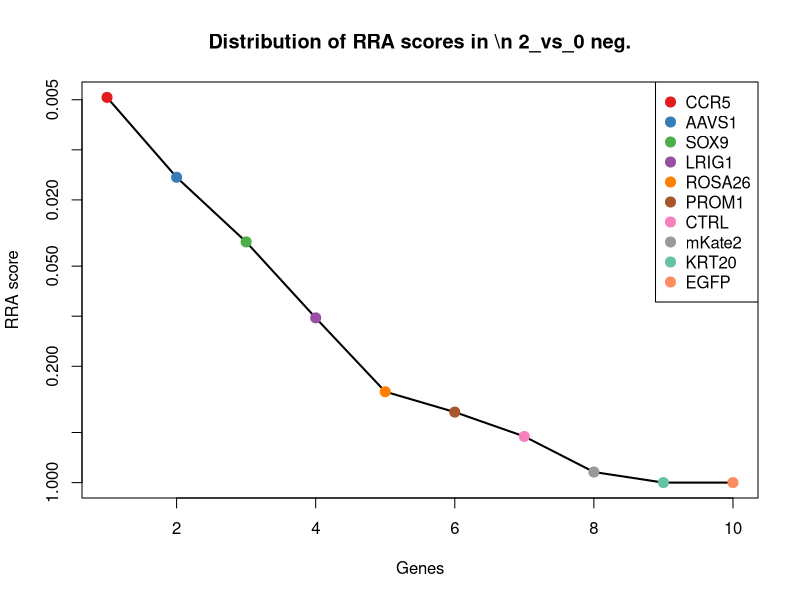
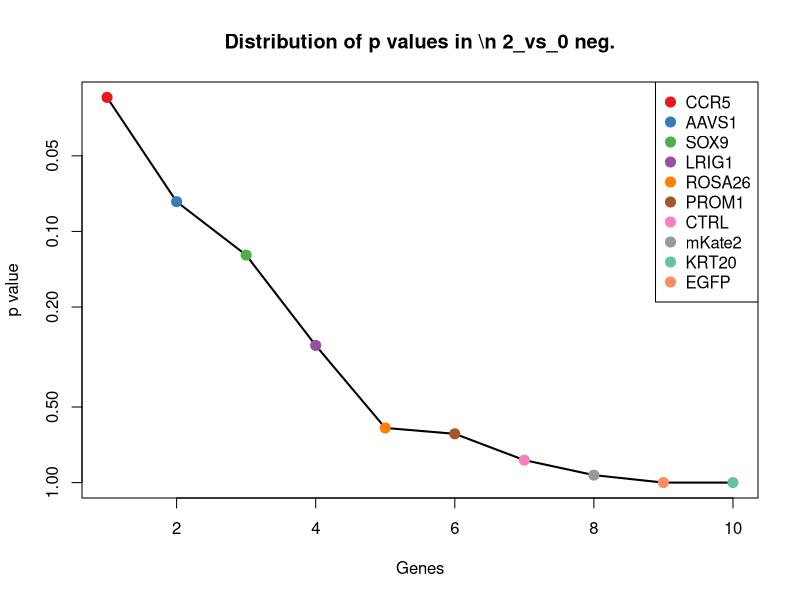
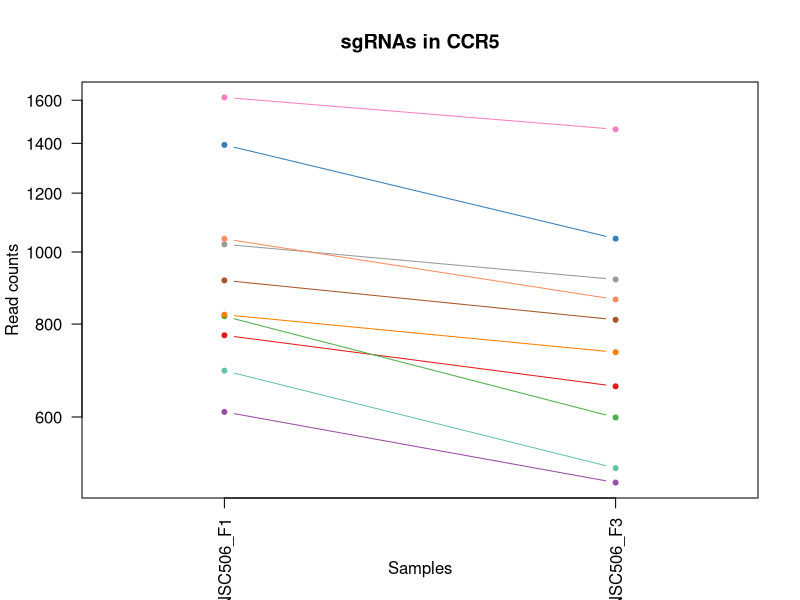
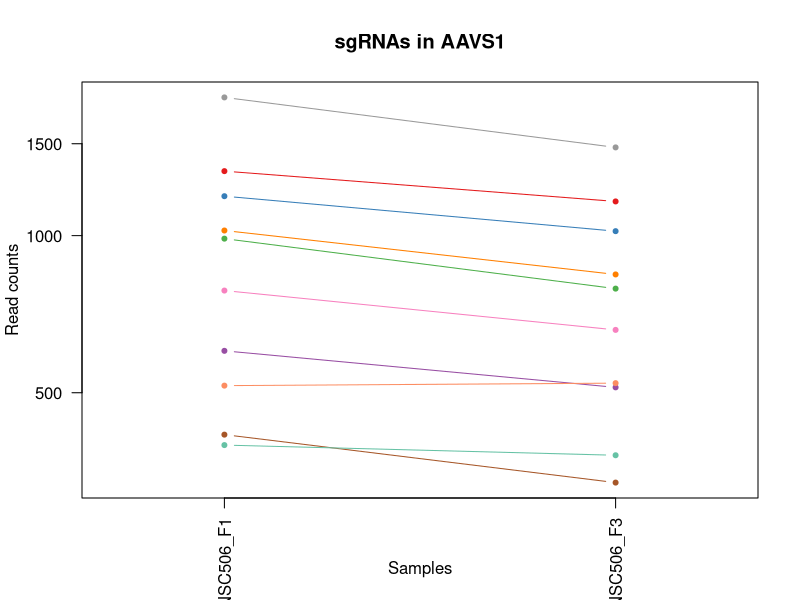
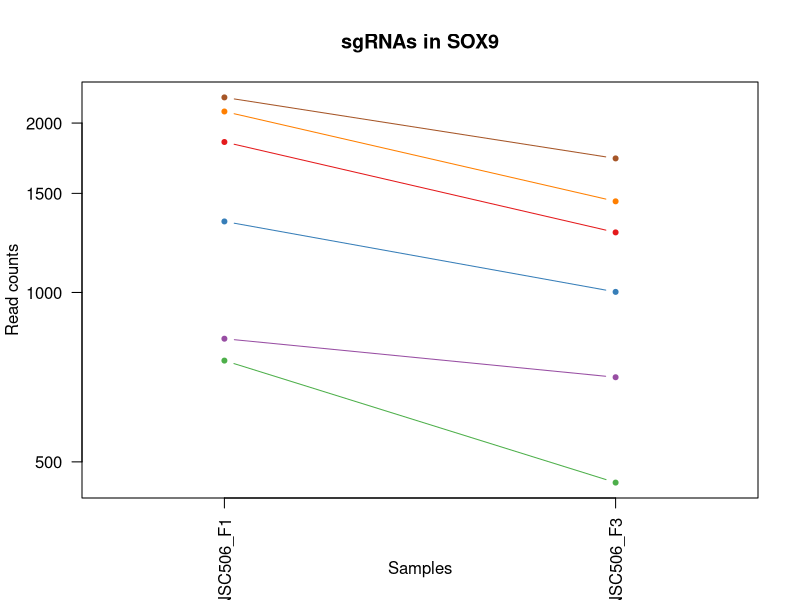
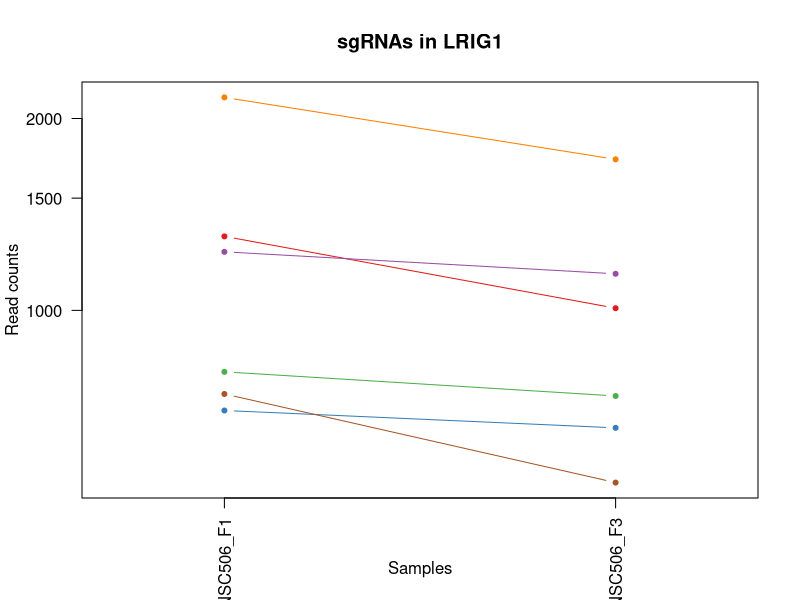
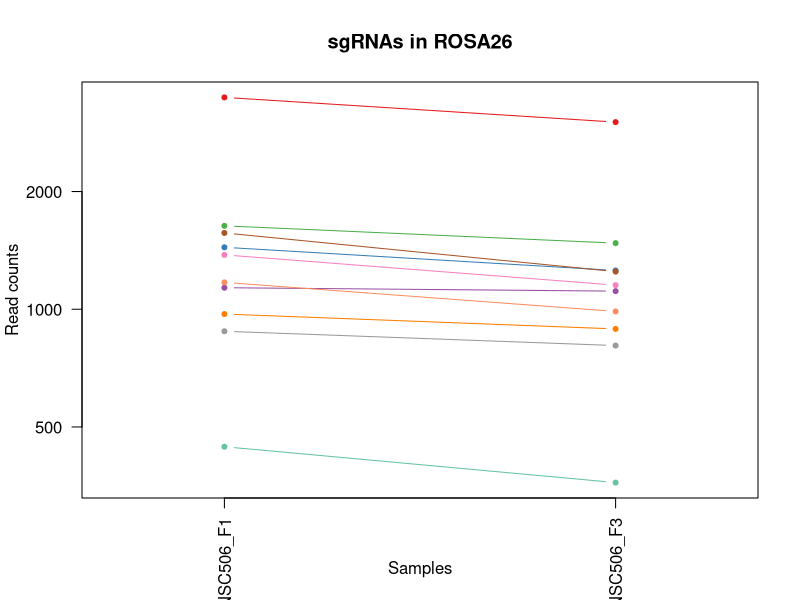
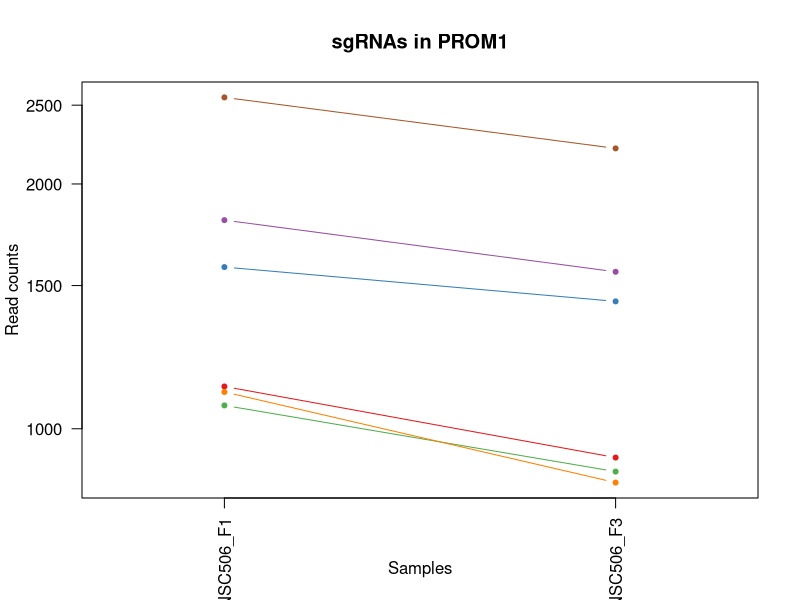

These charts were generated, in order, by the following R code: (Note: this script raises an error after producing the figures.)
pdf(file='S6A_c0_t2.pdf',width=4.5,height=4.5);
gstable=read.table('S6A_c0_t2.gene_summary.txt',header=T)
# 
#
# parameters
# Do not modify the variables beginning with "__"

# gstablename='__GENE_SUMMARY_FILE__'
startindex=3
# outputfile='__OUTPUT_FILE__'
targetgenelist=c("CCR5","AAVS1","SOX9","LRIG1","ROSA26","PROM1","CTRL","mKate2","KRT20","EGFP")
# samplelabel=sub('.\\w+.\\w+$','',colnames(gstable)[startindex]);
samplelabel='2_vs_0 neg.'


# You need to write some codes in front of this code:
# gstable=read.table(gstablename,header=T)
# pdf(file=outputfile,width=6,height=6)


# set up color using RColorBrewer
#library(RColorBrewer)
#colors <- brewer.pal(length(targetgenelist), "Set1")

colors=c( "#E41A1C", "#377EB8", "#4DAF4A", "#984EA3", "#FF7F00",  "#A65628", "#F781BF",
          "#999999", "#66C2A5", "#FC8D62", "#8DA0CB", "#E78AC3", "#A6D854", "#FFD92F", "#E5C494", "#B3B3B3", 
          "#8DD3C7", "#FFFFB3", "#BEBADA", "#FB8072", "#80B1D3", "#FDB462", "#B3DE69", "#FCCDE5",
          "#D9D9D9", "#BC80BD", "#CCEBC5", "#FFED6F")

######
# function definition

plotrankedvalues<-function(val, tglist, ...){
  
  plot(val,log='y',ylim=c(max(val),min(val)),type='l',lwd=2, ...)
  if(length(tglist)>0){
    for(i in 1:length(tglist)){
      targetgene=tglist[i];
      tx=which(names(val)==targetgene);ty=val[targetgene];
      points(tx,ty,col=colors[(i %% length(colors)) ],cex=2,pch=20)
      # text(tx+50,ty,targetgene,col=colors[i])
    }
    legend('topright',tglist,pch=20,pt.cex = 2,cex=1,col=colors)
  }
}



plotrandvalues<-function(val,targetgenelist, ...){
  # choose the one with the best distance distribution
  
  mindiffvalue=0;
  randval=val;
  for(i in 1:20){
    randval0=sample(val)
    vindex=sort(which(names(randval0) %in% targetgenelist))
    if(max(vindex)>0.9*length(val)){
      # print('pass...')
      next;
    }
    mindiffind=min(diff(vindex));
    if (mindiffind > mindiffvalue){
      mindiffvalue=mindiffind;
      randval=randval0;
      # print(paste('Diff: ',mindiffvalue))
    }
  }
  plot(randval,log='y',ylim=c(max(randval),min(randval)),pch=20,col='grey', ...)
  
  if(length(targetgenelist)>0){
    for(i in 1:length(targetgenelist)){
      targetgene=targetgenelist[i];
      tx=which(names(randval)==targetgene);ty=randval[targetgene];
      points(tx,ty,col=colors[(i %% length(colors)) ],cex=2,pch=20)
      text(tx+50,ty,targetgene,col=colors[i])
    }
  }
  
}




# set.seed(1235)



pvec=gstable[,startindex]
names(pvec)=gstable[,'id']
pvec=sort(pvec);

plotrankedvalues(pvec,targetgenelist,xlab='Genes',ylab='RRA score',main=paste('Distribution of RRA scores in \\n',samplelabel))

# plotrandvalues(pvec,targetgenelist,xlab='Genes',ylab='RRA score',main=paste('Distribution of RRA scores in \\n',samplelabel))


pvec=gstable[,startindex+1]
names(pvec)=gstable[,'id']
pvec=sort(pvec);

plotrankedvalues(pvec,targetgenelist,xlab='Genes',ylab='p value',main=paste('Distribution of p values in \\n',samplelabel))

# plotrandvalues(pvec,targetgenelist,xlab='Genes',ylab='p value',main=paste('Distribution of p values in \\n',samplelabel))



# you need to write after this code:
# dev.off()






# parameters
# Do not modify the variables beginning with "__"
targetmat=list(c(771.7344109389128,658.7702309812204),c(1392.3319268412622,1041.2562196357712),c(818.5467235608572,598.0835187938594),c(608.5600640852779,488.6877349824325),c(822.559207499881,732.2330931027625),c(914.8463380974287,809.6885020787363),c(1613.0185434875716,1461.2721487219796),c(1023.1834044510715,917.4872671483905),c(691.4847321584366,511.0459973672497),c(1040.5708348535081,862.3901205572339))
targetgene="CCR5"
collabel=c("S41_MNSC506_F1","S43_MNSC506_F3")

# set up color using RColorBrewer
#library(RColorBrewer)
#colors <- brewer.pal(length(targetgenelist), "Set1")

colors=c( "#E41A1C", "#377EB8", "#4DAF4A", "#984EA3", "#FF7F00",  "#A65628", "#F781BF",
          "#999999", "#66C2A5", "#FC8D62", "#8DA0CB", "#E78AC3", "#A6D854", "#FFD92F", "#E5C494", "#B3B3B3", 
          "#8DD3C7", "#FFFFB3", "#BEBADA", "#FB8072", "#80B1D3", "#FDB462", "#B3DE69", "#FCCDE5",
          "#D9D9D9", "#BC80BD", "#CCEBC5", "#FFED6F")


## code

targetmatvec=unlist(targetmat)+1
yrange=range(targetmatvec[targetmatvec>0]);
# yrange[1]=1; # set the minimum value to 1
for(i in 1:length(targetmat)){
  vali=targetmat[[i]]+1;
  if(i==1){
    plot(1:length(vali),vali,type='b',las=1,pch=20,main=paste('sgRNAs in',targetgene),ylab='Read counts',xlab='Samples',xlim=c(0.7,length(vali)+0.3),ylim = yrange,col=colors[(i %% length(colors))],xaxt='n',log='y')
    axis(1,at=1:length(vali),labels=(collabel),las=2)
    # lines(0:100,rep(1,101),col='black');
  }else{
    lines(1:length(vali),vali,type='b',pch=20,col=colors[(i %% length(colors))])
  }
}




# parameters
# Do not modify the variables beginning with "__"
targetmat=list(c(1328.132183816881,1161.8311346396067),c(1189.032740597389,1018.8979572509542),c(985.733554353516,790.5242771774643),c(600.5350962072303,511.0459973672497),c(1021.8459098047302,841.6288769141894),c(414.6233403657937,335.3739357722576),c(783.7718627559842,658.7702309812204),c(1839.0551387192463,1474.8468080270472),c(395.8984153170159,378.49344180011934),c(514.935438841389,520.6281098178856))
targetgene="AAVS1"
collabel=c("S41_MNSC506_F1","S43_MNSC506_F3")

# set up color using RColorBrewer
#library(RColorBrewer)
#colors <- brewer.pal(length(targetgenelist), "Set1")

colors=c( "#E41A1C", "#377EB8", "#4DAF4A", "#984EA3", "#FF7F00",  "#A65628", "#F781BF",
          "#999999", "#66C2A5", "#FC8D62", "#8DA0CB", "#E78AC3", "#A6D854", "#FFD92F", "#E5C494", "#B3B3B3", 
          "#8DD3C7", "#FFFFB3", "#BEBADA", "#FB8072", "#80B1D3", "#FDB462", "#B3DE69", "#FCCDE5",
          "#D9D9D9", "#BC80BD", "#CCEBC5", "#FFED6F")


## code

targetmatvec=unlist(targetmat)+1
yrange=range(targetmatvec[targetmatvec>0]);
# yrange[1]=1; # set the minimum value to 1
for(i in 1:length(targetmat)){
  vali=targetmat[[i]]+1;
  if(i==1){
    plot(1:length(vali),vali,type='b',las=1,pch=20,main=paste('sgRNAs in',targetgene),ylab='Read counts',xlab='Samples',xlim=c(0.7,length(vali)+0.3),ylim = yrange,col=colors[(i %% length(colors))],xaxt='n',log='y')
    axis(1,at=1:length(vali),labels=(collabel),las=2)
    # lines(0:100,rep(1,101),col='black');
  }else{
    lines(1:length(vali),vali,type='b',pch=20,col=colors[(i %% length(colors))])
  }
}




# parameters
# Do not modify the variables beginning with "__"
targetmat=list(c(1849.7550958899765,1277.6149934181242),c(1336.1571516949286,1001.3307510914549),c(755.6844751828176,458.3443788887521),c(826.5716914389048,705.8822838635136),c(2095.85411081677,1450.8915269004574),c(2220.2411129265083,1729.5712973397858))
targetgene="SOX9"
collabel=c("S41_MNSC506_F1","S43_MNSC506_F3")

# set up color using RColorBrewer
#library(RColorBrewer)
#colors <- brewer.pal(length(targetgenelist), "Set1")

colors=c( "#E41A1C", "#377EB8", "#4DAF4A", "#984EA3", "#FF7F00",  "#A65628", "#F781BF",
          "#999999", "#66C2A5", "#FC8D62", "#8DA0CB", "#E78AC3", "#A6D854", "#FFD92F", "#E5C494", "#B3B3B3", 
          "#8DD3C7", "#FFFFB3", "#BEBADA", "#FB8072", "#80B1D3", "#FDB462", "#B3DE69", "#FCCDE5",
          "#D9D9D9", "#BC80BD", "#CCEBC5", "#FFED6F")


## code

targetmatvec=unlist(targetmat)+1
yrange=range(targetmatvec[targetmatvec>0]);
# yrange[1]=1; # set the minimum value to 1
for(i in 1:length(targetmat)){
  vali=targetmat[[i]]+1;
  if(i==1){
    plot(1:length(vali),vali,type='b',las=1,pch=20,main=paste('sgRNAs in',targetgene),ylab='Read counts',xlab='Samples',xlim=c(0.7,length(vali)+0.3),ylim = yrange,col=colors[(i %% length(colors))],xaxt='n',log='y')
    axis(1,at=1:length(vali),labels=(collabel),las=2)
    # lines(0:100,rep(1,101),col='black');
  }else{
    lines(1:length(vali),vali,type='b',pch=20,col=colors[(i %% length(colors))])
  }
}




# parameters
# Do not modify the variables beginning with "__"
targetmat=list(c(1305.3947748290796,1006.9203166876592),c(695.4972160974604,653.180665385016),c(799.8217985120795,733.0316024736488),c(1234.5075585729921,1140.271381625676),c(2157.3788645484688,1724.7802411144678),c(738.297044780381,535.7997878647259))
targetgene="LRIG1"
collabel=c("S41_MNSC506_F1","S43_MNSC506_F3")

# set up color using RColorBrewer
#library(RColorBrewer)
#colors <- brewer.pal(length(targetgenelist), "Set1")

colors=c( "#E41A1C", "#377EB8", "#4DAF4A", "#984EA3", "#FF7F00",  "#A65628", "#F781BF",
          "#999999", "#66C2A5", "#FC8D62", "#8DA0CB", "#E78AC3", "#A6D854", "#FFD92F", "#E5C494", "#B3B3B3", 
          "#8DD3C7", "#FFFFB3", "#BEBADA", "#FB8072", "#80B1D3", "#FDB462", "#B3DE69", "#FCCDE5",
          "#D9D9D9", "#BC80BD", "#CCEBC5", "#FFED6F")


## code

targetmatvec=unlist(targetmat)+1
yrange=range(targetmatvec[targetmatvec>0]);
# yrange[1]=1; # set the minimum value to 1
for(i in 1:length(targetmat)){
  vali=targetmat[[i]]+1;
  if(i==1){
    plot(1:length(vali),vali,type='b',las=1,pch=20,main=paste('sgRNAs in',targetgene),ylab='Read counts',xlab='Samples',xlim=c(0.7,length(vali)+0.3),ylim = yrange,col=colors[(i %% length(colors))],xaxt='n',log='y')
    axis(1,at=1:length(vali),labels=(collabel),las=2)
    # lines(0:100,rep(1,101),col='black');
  }else{
    lines(1:length(vali),vali,type='b',pch=20,col=colors[(i %% length(colors))])
  }
}




# parameters
# Do not modify the variables beginning with "__"
targetmat=list(c(3480.1610697799847,3008.7833094996827),c(1439.1442394632065,1255.256731033307),c(1633.0809631826908,1474.8468080270472),c(1134.195460097397,1111.5250442737681),c(971.021113243762,889.539439167369),c(1566.2062308656273,1247.2716373244439),c(1376.281991085167,1151.4505128180845),c(877.3964879998731,806.494464595191),c(444.04822258530163,359.32921689884745),c(1170.3078155486112,986.1590730446147))
targetgene="ROSA26"
collabel=c("S41_MNSC506_F1","S43_MNSC506_F3")

# set up color using RColorBrewer
#library(RColorBrewer)
#colors <- brewer.pal(length(targetgenelist), "Set1")

colors=c( "#E41A1C", "#377EB8", "#4DAF4A", "#984EA3", "#FF7F00",  "#A65628", "#F781BF",
          "#999999", "#66C2A5", "#FC8D62", "#8DA0CB", "#E78AC3", "#A6D854", "#FFD92F", "#E5C494", "#B3B3B3", 
          "#8DD3C7", "#FFFFB3", "#BEBADA", "#FB8072", "#80B1D3", "#FDB462", "#B3DE69", "#FCCDE5",
          "#D9D9D9", "#BC80BD", "#CCEBC5", "#FFED6F")


## code

targetmatvec=unlist(targetmat)+1
yrange=range(targetmatvec[targetmatvec>0]);
# yrange[1]=1; # set the minimum value to 1
for(i in 1:length(targetmat)){
  vali=targetmat[[i]]+1;
  if(i==1){
    plot(1:length(vali),vali,type='b',las=1,pch=20,main=paste('sgRNAs in',targetgene),ylab='Read counts',xlab='Samples',xlim=c(0.7,length(vali)+0.3),ylim = yrange,col=colors[(i %% length(colors))],xaxt='n',log='y')
    axis(1,at=1:length(vali),labels=(collabel),las=2)
    # lines(0:100,rep(1,101),col='black');
  }else{
    lines(1:length(vali),vali,type='b',pch=20,col=colors[(i %% length(colors))])
  }
}




# parameters
# Do not modify the variables beginning with "__"
targetmat=list(c(1126.1704922193494,920.6813046319359),c(1579.58117732904,1433.3243207409582),c(1067.3207277803335,884.7483829420511),c(1804.2802779143733,1558.6902919701117),c(1108.7830618169128,857.5990643319159),c(2554.6147745118255,2211.0724479842415))
targetgene="PROM1"
collabel=c("S41_MNSC506_F1","S43_MNSC506_F3")

# set up color using RColorBrewer
#library(RColorBrewer)
#colors <- brewer.pal(length(targetgenelist), "Set1")

colors=c( "#E41A1C", "#377EB8", "#4DAF4A", "#984EA3", "#FF7F00",  "#A65628", "#F781BF",
          "#999999", "#66C2A5", "#FC8D62", "#8DA0CB", "#E78AC3", "#A6D854", "#FFD92F", "#E5C494", "#B3B3B3", 
          "#8DD3C7", "#FFFFB3", "#BEBADA", "#FB8072", "#80B1D3", "#FDB462", "#B3DE69", "#FCCDE5",
          "#D9D9D9", "#BC80BD", "#CCEBC5", "#FFED6F")


## code

targetmatvec=unlist(targetmat)+1
yrange=range(targetmatvec[targetmatvec>0]);
# yrange[1]=1; # set the minimum value to 1
for(i in 1:length(targetmat)){
  vali=targetmat[[i]]+1;
  if(i==1){
    plot(1:length(vali),vali,type='b',las=1,pch=20,main=paste('sgRNAs in',targetgene),ylab='Read counts',xlab='Samples',xlim=c(0.7,length(vali)+0.3),ylim = yrange,col=colors[(i %% length(colors))],xaxt='n',log='y')
    axis(1,at=1:length(vali),labels=(collabel),las=2)
    # lines(0:100,rep(1,101),col='black');
  }else{
    lines(1:length(vali),vali,type='b',pch=20,col=colors[(i %% length(colors))])
  }
}




# parameters
# Do not modify the variables beginning with "__"
targetmat=list(c(972.3586078901033,803.3004271116456),c(791.7968306340318,773.7555803888515),c(2781.9888643898416,2682.9914861780608),c(464.1106422804207,413.6278541191177),c(973.6961025364445,900.7185703597776),c(1936.692247902159,1679.265206973947),c(1120.8205136339843,1002.9277698332276),c(1082.0331688900874,963.8008106597975),c(964.3336400120556,859.9945924445749),c(1538.1188432924605,1444.5034519333667))
targetgene="CTRL"
collabel=c("S41_MNSC506_F1","S43_MNSC506_F3")

# set up color using RColorBrewer
#library(RColorBrewer)
#colors <- brewer.pal(length(targetgenelist), "Set1")

colors=c( "#E41A1C", "#377EB8", "#4DAF4A", "#984EA3", "#FF7F00",  "#A65628", "#F781BF",
          "#999999", "#66C2A5", "#FC8D62", "#8DA0CB", "#E78AC3", "#A6D854", "#FFD92F", "#E5C494", "#B3B3B3", 
          "#8DD3C7", "#FFFFB3", "#BEBADA", "#FB8072", "#80B1D3", "#FDB462", "#B3DE69", "#FCCDE5",
          "#D9D9D9", "#BC80BD", "#CCEBC5", "#FFED6F")


## code

targetmatvec=unlist(targetmat)+1
yrange=range(targetmatvec[targetmatvec>0]);
# yrange[1]=1; # set the minimum value to 1
for(i in 1:length(targetmat)){
  vali=targetmat[[i]]+1;
  if(i==1){
    plot(1:length(vali),vali,type='b',las=1,pch=20,main=paste('sgRNAs in',targetgene),ylab='Read counts',xlab='Samples',xlim=c(0.7,length(vali)+0.3),ylim = yrange,col=colors[(i %% length(colors))],xaxt='n',log='y')
    axis(1,at=1:length(vali),labels=(collabel),las=2)
    # lines(0:100,rep(1,101),col='black');
  }else{
    lines(1:length(vali),vali,type='b',pch=20,col=colors[(i %% length(colors))])
  }
}




# parameters
# Do not modify the variables beginning with "__"
targetmat=list(c(1374.9444964388256,1240.8835623573532),c(1643.780920353421,1585.0411012093605),c(1634.418457829032,1408.570530243482),c(1079.3581795974048,882.3528548293921),c(1273.294903316889,1123.502684837063),c(2198.841198585048,2108.064739139905))
targetgene="mKate2"
collabel=c("S41_MNSC506_F1","S43_MNSC506_F3")

# set up color using RColorBrewer
#library(RColorBrewer)
#colors <- brewer.pal(length(targetgenelist), "Set1")

colors=c( "#E41A1C", "#377EB8", "#4DAF4A", "#984EA3", "#FF7F00",  "#A65628", "#F781BF",
          "#999999", "#66C2A5", "#FC8D62", "#8DA0CB", "#E78AC3", "#A6D854", "#FFD92F", "#E5C494", "#B3B3B3", 
          "#8DD3C7", "#FFFFB3", "#BEBADA", "#FB8072", "#80B1D3", "#FDB462", "#B3DE69", "#FCCDE5",
          "#D9D9D9", "#BC80BD", "#CCEBC5", "#FFED6F")


## code

targetmatvec=unlist(targetmat)+1
yrange=range(targetmatvec[targetmatvec>0]);
# yrange[1]=1; # set the minimum value to 1
for(i in 1:length(targetmat)){
  vali=targetmat[[i]]+1;
  if(i==1){
    plot(1:length(vali),vali,type='b',las=1,pch=20,main=paste('sgRNAs in',targetgene),ylab='Read counts',xlab='Samples',xlim=c(0.7,length(vali)+0.3),ylim = yrange,col=colors[(i %% length(colors))],xaxt='n',log='y')
    axis(1,at=1:length(vali),labels=(collabel),las=2)
    # lines(0:100,rep(1,101),col='black');
  }else{
    lines(1:length(vali),vali,type='b',pch=20,col=colors[(i %% length(colors))])
  }
}




# parameters
# Do not modify the variables beginning with "__"
targetmat=list(c(375.83599562189687,964.5993200306839),c(345.07361875604767,1295.9807089485098),c(326.3486937072699,958.2112450635932),c(184.57426119509526,511.84450673813603),c(613.910042670643,1879.6910590664154),c(282.211370378008,844.0244050268484))
targetgene="KRT20"
collabel=c("S41_MNSC506_F1","S43_MNSC506_F3")

# set up color using RColorBrewer
#library(RColorBrewer)
#colors <- brewer.pal(length(targetgenelist), "Set1")

colors=c( "#E41A1C", "#377EB8", "#4DAF4A", "#984EA3", "#FF7F00",  "#A65628", "#F781BF",
          "#999999", "#66C2A5", "#FC8D62", "#8DA0CB", "#E78AC3", "#A6D854", "#FFD92F", "#E5C494", "#B3B3B3", 
          "#8DD3C7", "#FFFFB3", "#BEBADA", "#FB8072", "#80B1D3", "#FDB462", "#B3DE69", "#FCCDE5",
          "#D9D9D9", "#BC80BD", "#CCEBC5", "#FFED6F")


## code

targetmatvec=unlist(targetmat)+1
yrange=range(targetmatvec[targetmatvec>0]);
# yrange[1]=1; # set the minimum value to 1
for(i in 1:length(targetmat)){
  vali=targetmat[[i]]+1;
  if(i==1){
    plot(1:length(vali),vali,type='b',las=1,pch=20,main=paste('sgRNAs in',targetgene),ylab='Read counts',xlab='Samples',xlim=c(0.7,length(vali)+0.3),ylim = yrange,col=colors[(i %% length(colors))],xaxt='n',log='y')
    axis(1,at=1:length(vali),labels=(collabel),las=2)
    # lines(0:100,rep(1,101),col='black');
  }else{
    lines(1:length(vali),vali,type='b',pch=20,col=colors[(i %% length(colors))])
  }
}




# parameters
# Do not modify the variables beginning with "__"
targetmat=list(c(374.4985009755556,1653.7129071055847),c(444.04822258530163,2068.937779966475),c(250.11149886581748,1184.189397024424),c(201.96169159753177,1001.3307510914549),c(357.1110705731191,1798.24310323601),c(612.5725480243017,1935.5867150284582))
targetgene="EGFP"
collabel=c("S41_MNSC506_F1","S43_MNSC506_F3")

# set up color using RColorBrewer
#library(RColorBrewer)
#colors <- brewer.pal(length(targetgenelist), "Set1")

colors=c( "#E41A1C", "#377EB8", "#4DAF4A", "#984EA3", "#FF7F00",  "#A65628", "#F781BF",
          "#999999", "#66C2A5", "#FC8D62", "#8DA0CB", "#E78AC3", "#A6D854", "#FFD92F", "#E5C494", "#B3B3B3", 
          "#8DD3C7", "#FFFFB3", "#BEBADA", "#FB8072", "#80B1D3", "#FDB462", "#B3DE69", "#FCCDE5",
          "#D9D9D9", "#BC80BD", "#CCEBC5", "#FFED6F")


## code

targetmatvec=unlist(targetmat)+1
yrange=range(targetmatvec[targetmatvec>0]);
# yrange[1]=1; # set the minimum value to 1
for(i in 1:length(targetmat)){
  vali=targetmat[[i]]+1;
  if(i==1){
    plot(1:length(vali),vali,type='b',las=1,pch=20,main=paste('sgRNAs in',targetgene),ylab='Read counts',xlab='Samples',xlim=c(0.7,length(vali)+0.3),ylim = yrange,col=colors[(i %% length(colors))],xaxt='n',log='y')
    axis(1,at=1:length(vali),labels=(collabel),las=2)
    # lines(0:100,rep(1,101),col='black');
  }else{
    lines(1:length(vali),vali,type='b',pch=20,col=colors[(i %% length(colors))])
  }
}



# 
#
# parameters
# Do not modify the variables beginning with "__"

# gstablename='__GENE_SUMMARY_FILE__'
startindex=9
# outputfile='__OUTPUT_FILE__'
targetgenelist=c("EGFP","KRT20","mKate2","PROM1","AAVS1","CTRL","ROSA26","LRIG1","SOX9","CCR5")
# samplelabel=sub('.\\w+.\\w+$','',colnames(gstable)[startindex]);
samplelabel='2_vs_0 pos.'


# You need to write some codes in front of this code:
# gstable=read.table(gstablename,header=T)
# pdf(file=outputfile,width=6,height=6)


# set up color using RColorBrewer
#library(RColorBrewer)
#colors <- brewer.pal(length(targetgenelist), "Set1")

colors=c( "#E41A1C", "#377EB8", "#4DAF4A", "#984EA3", "#FF7F00",  "#A65628", "#F781BF",
          "#999999", "#66C2A5", "#FC8D62", "#8DA0CB", "#E78AC3", "#A6D854", "#FFD92F", "#E5C494", "#B3B3B3", 
          "#8DD3C7", "#FFFFB3", "#BEBADA", "#FB8072", "#80B1D3", "#FDB462", "#B3DE69", "#FCCDE5",
          "#D9D9D9", "#BC80BD", "#CCEBC5", "#FFED6F")

######
# function definition

plotrankedvalues<-function(val, tglist, ...){
  
  plot(val,log='y',ylim=c(max(val),min(val)),type='l',lwd=2, ...)
  if(length(tglist)>0){
    for(i in 1:length(tglist)){
      targetgene=tglist[i];
      tx=which(names(val)==targetgene);ty=val[targetgene];
      points(tx,ty,col=colors[(i %% length(colors)) ],cex=2,pch=20)
      # text(tx+50,ty,targetgene,col=colors[i])
    }
    legend('topright',tglist,pch=20,pt.cex = 2,cex=1,col=colors)
  }
}



plotrandvalues<-function(val,targetgenelist, ...){
  # choose the one with the best distance distribution
  
  mindiffvalue=0;
  randval=val;
  for(i in 1:20){
    randval0=sample(val)
    vindex=sort(which(names(randval0) %in% targetgenelist))
    if(max(vindex)>0.9*length(val)){
      # print('pass...')
      next;
    }
    mindiffind=min(diff(vindex));
    if (mindiffind > mindiffvalue){
      mindiffvalue=mindiffind;
      randval=randval0;
      # print(paste('Diff: ',mindiffvalue))
    }
  }
  plot(randval,log='y',ylim=c(max(randval),min(randval)),pch=20,col='grey', ...)
  
  if(length(targetgenelist)>0){
    for(i in 1:length(targetgenelist)){
      targetgene=targetgenelist[i];
      tx=which(names(randval)==targetgene);ty=randval[targetgene];
      points(tx,ty,col=colors[(i %% length(colors)) ],cex=2,pch=20)
      text(tx+50,ty,targetgene,col=colors[i])
    }
  }
  
}




# set.seed(1235)



pvec=gstable[,startindex]
names(pvec)=gstable[,'id']
pvec=sort(pvec);

plotrankedvalues(pvec,targetgenelist,xlab='Genes',ylab='RRA score',main=paste('Distribution of RRA scores in \\n',samplelabel))

# plotrandvalues(pvec,targetgenelist,xlab='Genes',ylab='RRA score',main=paste('Distribution of RRA scores in \\n',samplelabel))


pvec=gstable[,startindex+1]
names(pvec)=gstable[,'id']
pvec=sort(pvec);

plotrankedvalues(pvec,targetgenelist,xlab='Genes',ylab='p value',main=paste('Distribution of p values in \\n',samplelabel))

# plotrandvalues(pvec,targetgenelist,xlab='Genes',ylab='p value',main=paste('Distribution of p values in \\n',samplelabel))



# you need to write after this code:
# dev.off()






# parameters
# Do not modify the variables beginning with "__"
targetmat=list(c(374.4985009755556,1653.7129071055847),c(444.04822258530163,2068.937779966475),c(250.11149886581748,1184.189397024424),c(201.96169159753177,1001.3307510914549),c(357.1110705731191,1798.24310323601),c(612.5725480243017,1935.5867150284582))
targetgene="EGFP"
collabel=c("S41_MNSC506_F1","S43_MNSC506_F3")

# set up color using RColorBrewer
#library(RColorBrewer)
#colors <- brewer.pal(length(targetgenelist), "Set1")

colors=c( "#E41A1C", "#377EB8", "#4DAF4A", "#984EA3", "#FF7F00",  "#A65628", "#F781BF",
          "#999999", "#66C2A5", "#FC8D62", "#8DA0CB", "#E78AC3", "#A6D854", "#FFD92F", "#E5C494", "#B3B3B3", 
          "#8DD3C7", "#FFFFB3", "#BEBADA", "#FB8072", "#80B1D3", "#FDB462", "#B3DE69", "#FCCDE5",
          "#D9D9D9", "#BC80BD", "#CCEBC5", "#FFED6F")


## code

targetmatvec=unlist(targetmat)+1
yrange=range(targetmatvec[targetmatvec>0]);
# yrange[1]=1; # set the minimum value to 1
for(i in 1:length(targetmat)){
  vali=targetmat[[i]]+1;
  if(i==1){
    plot(1:length(vali),vali,type='b',las=1,pch=20,main=paste('sgRNAs in',targetgene),ylab='Read counts',xlab='Samples',xlim=c(0.7,length(vali)+0.3),ylim = yrange,col=colors[(i %% length(colors))],xaxt='n',log='y')
    axis(1,at=1:length(vali),labels=(collabel),las=2)
    # lines(0:100,rep(1,101),col='black');
  }else{
    lines(1:length(vali),vali,type='b',pch=20,col=colors[(i %% length(colors))])
  }
}




# parameters
# Do not modify the variables beginning with "__"
targetmat=list(c(375.83599562189687,964.5993200306839),c(345.07361875604767,1295.9807089485098),c(326.3486937072699,958.2112450635932),c(184.57426119509526,511.84450673813603),c(613.910042670643,1879.6910590664154),c(282.211370378008,844.0244050268484))
targetgene="KRT20"
collabel=c("S41_MNSC506_F1","S43_MNSC506_F3")

# set up color using RColorBrewer
#library(RColorBrewer)
#colors <- brewer.pal(length(targetgenelist), "Set1")

colors=c( "#E41A1C", "#377EB8", "#4DAF4A", "#984EA3", "#FF7F00",  "#A65628", "#F781BF",
          "#999999", "#66C2A5", "#FC8D62", "#8DA0CB", "#E78AC3", "#A6D854", "#FFD92F", "#E5C494", "#B3B3B3", 
          "#8DD3C7", "#FFFFB3", "#BEBADA", "#FB8072", "#80B1D3", "#FDB462", "#B3DE69", "#FCCDE5",
          "#D9D9D9", "#BC80BD", "#CCEBC5", "#FFED6F")


## code

targetmatvec=unlist(targetmat)+1
yrange=range(targetmatvec[targetmatvec>0]);
# yrange[1]=1; # set the minimum value to 1
for(i in 1:length(targetmat)){
  vali=targetmat[[i]]+1;
  if(i==1){
    plot(1:length(vali),vali,type='b',las=1,pch=20,main=paste('sgRNAs in',targetgene),ylab='Read counts',xlab='Samples',xlim=c(0.7,length(vali)+0.3),ylim = yrange,col=colors[(i %% length(colors))],xaxt='n',log='y')
    axis(1,at=1:length(vali),labels=(collabel),las=2)
    # lines(0:100,rep(1,101),col='black');
  }else{
    lines(1:length(vali),vali,type='b',pch=20,col=colors[(i %% length(colors))])
  }
}




# parameters
# Do not modify the variables beginning with "__"
targetmat=list(c(1374.9444964388256,1240.8835623573532),c(1643.780920353421,1585.0411012093605),c(1634.418457829032,1408.570530243482),c(1079.3581795974048,882.3528548293921),c(1273.294903316889,1123.502684837063),c(2198.841198585048,2108.064739139905))
targetgene="mKate2"
collabel=c("S41_MNSC506_F1","S43_MNSC506_F3")

# set up color using RColorBrewer
#library(RColorBrewer)
#colors <- brewer.pal(length(targetgenelist), "Set1")

colors=c( "#E41A1C", "#377EB8", "#4DAF4A", "#984EA3", "#FF7F00",  "#A65628", "#F781BF",
          "#999999", "#66C2A5", "#FC8D62", "#8DA0CB", "#E78AC3", "#A6D854", "#FFD92F", "#E5C494", "#B3B3B3", 
          "#8DD3C7", "#FFFFB3", "#BEBADA", "#FB8072", "#80B1D3", "#FDB462", "#B3DE69", "#FCCDE5",
          "#D9D9D9", "#BC80BD", "#CCEBC5", "#FFED6F")


## code

targetmatvec=unlist(targetmat)+1
yrange=range(targetmatvec[targetmatvec>0]);
# yrange[1]=1; # set the minimum value to 1
for(i in 1:length(targetmat)){
  vali=targetmat[[i]]+1;
  if(i==1){
    plot(1:length(vali),vali,type='b',las=1,pch=20,main=paste('sgRNAs in',targetgene),ylab='Read counts',xlab='Samples',xlim=c(0.7,length(vali)+0.3),ylim = yrange,col=colors[(i %% length(colors))],xaxt='n',log='y')
    axis(1,at=1:length(vali),labels=(collabel),las=2)
    # lines(0:100,rep(1,101),col='black');
  }else{
    lines(1:length(vali),vali,type='b',pch=20,col=colors[(i %% length(colors))])
  }
}




# parameters
# Do not modify the variables beginning with "__"
targetmat=list(c(1126.1704922193494,920.6813046319359),c(1579.58117732904,1433.3243207409582),c(1067.3207277803335,884.7483829420511),c(1804.2802779143733,1558.6902919701117),c(1108.7830618169128,857.5990643319159),c(2554.6147745118255,2211.0724479842415))
targetgene="PROM1"
collabel=c("S41_MNSC506_F1","S43_MNSC506_F3")

# set up color using RColorBrewer
#library(RColorBrewer)
#colors <- brewer.pal(length(targetgenelist), "Set1")

colors=c( "#E41A1C", "#377EB8", "#4DAF4A", "#984EA3", "#FF7F00",  "#A65628", "#F781BF",
          "#999999", "#66C2A5", "#FC8D62", "#8DA0CB", "#E78AC3", "#A6D854", "#FFD92F", "#E5C494", "#B3B3B3", 
          "#8DD3C7", "#FFFFB3", "#BEBADA", "#FB8072", "#80B1D3", "#FDB462", "#B3DE69", "#FCCDE5",
          "#D9D9D9", "#BC80BD", "#CCEBC5", "#FFED6F")


## code

targetmatvec=unlist(targetmat)+1
yrange=range(targetmatvec[targetmatvec>0]);
# yrange[1]=1; # set the minimum value to 1
for(i in 1:length(targetmat)){
  vali=targetmat[[i]]+1;
  if(i==1){
    plot(1:length(vali),vali,type='b',las=1,pch=20,main=paste('sgRNAs in',targetgene),ylab='Read counts',xlab='Samples',xlim=c(0.7,length(vali)+0.3),ylim = yrange,col=colors[(i %% length(colors))],xaxt='n',log='y')
    axis(1,at=1:length(vali),labels=(collabel),las=2)
    # lines(0:100,rep(1,101),col='black');
  }else{
    lines(1:length(vali),vali,type='b',pch=20,col=colors[(i %% length(colors))])
  }
}




# parameters
# Do not modify the variables beginning with "__"
targetmat=list(c(1328.132183816881,1161.8311346396067),c(1189.032740597389,1018.8979572509542),c(985.733554353516,790.5242771774643),c(600.5350962072303,511.0459973672497),c(1021.8459098047302,841.6288769141894),c(414.6233403657937,335.3739357722576),c(783.7718627559842,658.7702309812204),c(1839.0551387192463,1474.8468080270472),c(395.8984153170159,378.49344180011934),c(514.935438841389,520.6281098178856))
targetgene="AAVS1"
collabel=c("S41_MNSC506_F1","S43_MNSC506_F3")

# set up color using RColorBrewer
#library(RColorBrewer)
#colors <- brewer.pal(length(targetgenelist), "Set1")

colors=c( "#E41A1C", "#377EB8", "#4DAF4A", "#984EA3", "#FF7F00",  "#A65628", "#F781BF",
          "#999999", "#66C2A5", "#FC8D62", "#8DA0CB", "#E78AC3", "#A6D854", "#FFD92F", "#E5C494", "#B3B3B3", 
          "#8DD3C7", "#FFFFB3", "#BEBADA", "#FB8072", "#80B1D3", "#FDB462", "#B3DE69", "#FCCDE5",
          "#D9D9D9", "#BC80BD", "#CCEBC5", "#FFED6F")


## code

targetmatvec=unlist(targetmat)+1
yrange=range(targetmatvec[targetmatvec>0]);
# yrange[1]=1; # set the minimum value to 1
for(i in 1:length(targetmat)){
  vali=targetmat[[i]]+1;
  if(i==1){
    plot(1:length(vali),vali,type='b',las=1,pch=20,main=paste('sgRNAs in',targetgene),ylab='Read counts',xlab='Samples',xlim=c(0.7,length(vali)+0.3),ylim = yrange,col=colors[(i %% length(colors))],xaxt='n',log='y')
    axis(1,at=1:length(vali),labels=(collabel),las=2)
    # lines(0:100,rep(1,101),col='black');
  }else{
    lines(1:length(vali),vali,type='b',pch=20,col=colors[(i %% length(colors))])
  }
}




# parameters
# Do not modify the variables beginning with "__"
targetmat=list(c(972.3586078901033,803.3004271116456),c(791.7968306340318,773.7555803888515),c(2781.9888643898416,2682.9914861780608),c(464.1106422804207,413.6278541191177),c(973.6961025364445,900.7185703597776),c(1936.692247902159,1679.265206973947),c(1120.8205136339843,1002.9277698332276),c(1082.0331688900874,963.8008106597975),c(964.3336400120556,859.9945924445749),c(1538.1188432924605,1444.5034519333667))
targetgene="CTRL"
collabel=c("S41_MNSC506_F1","S43_MNSC506_F3")

# set up color using RColorBrewer
#library(RColorBrewer)
#colors <- brewer.pal(length(targetgenelist), "Set1")

colors=c( "#E41A1C", "#377EB8", "#4DAF4A", "#984EA3", "#FF7F00",  "#A65628", "#F781BF",
          "#999999", "#66C2A5", "#FC8D62", "#8DA0CB", "#E78AC3", "#A6D854", "#FFD92F", "#E5C494", "#B3B3B3", 
          "#8DD3C7", "#FFFFB3", "#BEBADA", "#FB8072", "#80B1D3", "#FDB462", "#B3DE69", "#FCCDE5",
          "#D9D9D9", "#BC80BD", "#CCEBC5", "#FFED6F")


## code

targetmatvec=unlist(targetmat)+1
yrange=range(targetmatvec[targetmatvec>0]);
# yrange[1]=1; # set the minimum value to 1
for(i in 1:length(targetmat)){
  vali=targetmat[[i]]+1;
  if(i==1){
    plot(1:length(vali),vali,type='b',las=1,pch=20,main=paste('sgRNAs in',targetgene),ylab='Read counts',xlab='Samples',xlim=c(0.7,length(vali)+0.3),ylim = yrange,col=colors[(i %% length(colors))],xaxt='n',log='y')
    axis(1,at=1:length(vali),labels=(collabel),las=2)
    # lines(0:100,rep(1,101),col='black');
  }else{
    lines(1:length(vali),vali,type='b',pch=20,col=colors[(i %% length(colors))])
  }
}




# parameters
# Do not modify the variables beginning with "__"
targetmat=list(c(3480.1610697799847,3008.7833094996827),c(1439.1442394632065,1255.256731033307),c(1633.0809631826908,1474.8468080270472),c(1134.195460097397,1111.5250442737681),c(971.021113243762,889.539439167369),c(1566.2062308656273,1247.2716373244439),c(1376.281991085167,1151.4505128180845),c(877.3964879998731,806.494464595191),c(444.04822258530163,359.32921689884745),c(1170.3078155486112,986.1590730446147))
targetgene="ROSA26"
collabel=c("S41_MNSC506_F1","S43_MNSC506_F3")

# set up color using RColorBrewer
#library(RColorBrewer)
#colors <- brewer.pal(length(targetgenelist), "Set1")

colors=c( "#E41A1C", "#377EB8", "#4DAF4A", "#984EA3", "#FF7F00",  "#A65628", "#F781BF",
          "#999999", "#66C2A5", "#FC8D62", "#8DA0CB", "#E78AC3", "#A6D854", "#FFD92F", "#E5C494", "#B3B3B3", 
          "#8DD3C7", "#FFFFB3", "#BEBADA", "#FB8072", "#80B1D3", "#FDB462", "#B3DE69", "#FCCDE5",
          "#D9D9D9", "#BC80BD", "#CCEBC5", "#FFED6F")


## code

targetmatvec=unlist(targetmat)+1
yrange=range(targetmatvec[targetmatvec>0]);
# yrange[1]=1; # set the minimum value to 1
for(i in 1:length(targetmat)){
  vali=targetmat[[i]]+1;
  if(i==1){
    plot(1:length(vali),vali,type='b',las=1,pch=20,main=paste('sgRNAs in',targetgene),ylab='Read counts',xlab='Samples',xlim=c(0.7,length(vali)+0.3),ylim = yrange,col=colors[(i %% length(colors))],xaxt='n',log='y')
    axis(1,at=1:length(vali),labels=(collabel),las=2)
    # lines(0:100,rep(1,101),col='black');
  }else{
    lines(1:length(vali),vali,type='b',pch=20,col=colors[(i %% length(colors))])
  }
}




# parameters
# Do not modify the variables beginning with "__"
targetmat=list(c(1305.3947748290796,1006.9203166876592),c(695.4972160974604,653.180665385016),c(799.8217985120795,733.0316024736488),c(1234.5075585729921,1140.271381625676),c(2157.3788645484688,1724.7802411144678),c(738.297044780381,535.7997878647259))
targetgene="LRIG1"
collabel=c("S41_MNSC506_F1","S43_MNSC506_F3")

# set up color using RColorBrewer
#library(RColorBrewer)
#colors <- brewer.pal(length(targetgenelist), "Set1")

colors=c( "#E41A1C", "#377EB8", "#4DAF4A", "#984EA3", "#FF7F00",  "#A65628", "#F781BF",
          "#999999", "#66C2A5", "#FC8D62", "#8DA0CB", "#E78AC3", "#A6D854", "#FFD92F", "#E5C494", "#B3B3B3", 
          "#8DD3C7", "#FFFFB3", "#BEBADA", "#FB8072", "#80B1D3", "#FDB462", "#B3DE69", "#FCCDE5",
          "#D9D9D9", "#BC80BD", "#CCEBC5", "#FFED6F")


## code

targetmatvec=unlist(targetmat)+1
yrange=range(targetmatvec[targetmatvec>0]);
# yrange[1]=1; # set the minimum value to 1
for(i in 1:length(targetmat)){
  vali=targetmat[[i]]+1;
  if(i==1){
    plot(1:length(vali),vali,type='b',las=1,pch=20,main=paste('sgRNAs in',targetgene),ylab='Read counts',xlab='Samples',xlim=c(0.7,length(vali)+0.3),ylim = yrange,col=colors[(i %% length(colors))],xaxt='n',log='y')
    axis(1,at=1:length(vali),labels=(collabel),las=2)
    # lines(0:100,rep(1,101),col='black');
  }else{
    lines(1:length(vali),vali,type='b',pch=20,col=colors[(i %% length(colors))])
  }
}




# parameters
# Do not modify the variables beginning with "__"
targetmat=list(c(1849.7550958899765,1277.6149934181242),c(1336.1571516949286,1001.3307510914549),c(755.6844751828176,458.3443788887521),c(826.5716914389048,705.8822838635136),c(2095.85411081677,1450.8915269004574),c(2220.2411129265083,1729.5712973397858))
targetgene="SOX9"
collabel=c("S41_MNSC506_F1","S43_MNSC506_F3")

# set up color using RColorBrewer
#library(RColorBrewer)
#colors <- brewer.pal(length(targetgenelist), "Set1")

colors=c( "#E41A1C", "#377EB8", "#4DAF4A", "#984EA3", "#FF7F00",  "#A65628", "#F781BF",
          "#999999", "#66C2A5", "#FC8D62", "#8DA0CB", "#E78AC3", "#A6D854", "#FFD92F", "#E5C494", "#B3B3B3", 
          "#8DD3C7", "#FFFFB3", "#BEBADA", "#FB8072", "#80B1D3", "#FDB462", "#B3DE69", "#FCCDE5",
          "#D9D9D9", "#BC80BD", "#CCEBC5", "#FFED6F")


## code

targetmatvec=unlist(targetmat)+1
yrange=range(targetmatvec[targetmatvec>0]);
# yrange[1]=1; # set the minimum value to 1
for(i in 1:length(targetmat)){
  vali=targetmat[[i]]+1;
  if(i==1){
    plot(1:length(vali),vali,type='b',las=1,pch=20,main=paste('sgRNAs in',targetgene),ylab='Read counts',xlab='Samples',xlim=c(0.7,length(vali)+0.3),ylim = yrange,col=colors[(i %% length(colors))],xaxt='n',log='y')
    axis(1,at=1:length(vali),labels=(collabel),las=2)
    # lines(0:100,rep(1,101),col='black');
  }else{
    lines(1:length(vali),vali,type='b',pch=20,col=colors[(i %% length(colors))])
  }
}




# parameters
# Do not modify the variables beginning with "__"
targetmat=list(c(771.7344109389128,658.7702309812204),c(1392.3319268412622,1041.2562196357712),c(818.5467235608572,598.0835187938594),c(608.5600640852779,488.6877349824325),c(822.559207499881,732.2330931027625),c(914.8463380974287,809.6885020787363),c(1613.0185434875716,1461.2721487219796),c(1023.1834044510715,917.4872671483905),c(691.4847321584366,511.0459973672497),c(1040.5708348535081,862.3901205572339))
targetgene="CCR5"
collabel=c("S41_MNSC506_F1","S43_MNSC506_F3")

# set up color using RColorBrewer
#library(RColorBrewer)
#colors <- brewer.pal(length(targetgenelist), "Set1")

colors=c( "#E41A1C", "#377EB8", "#4DAF4A", "#984EA3", "#FF7F00",  "#A65628", "#F781BF",
          "#999999", "#66C2A5", "#FC8D62", "#8DA0CB", "#E78AC3", "#A6D854", "#FFD92F", "#E5C494", "#B3B3B3", 
          "#8DD3C7", "#FFFFB3", "#BEBADA", "#FB8072", "#80B1D3", "#FDB462", "#B3DE69", "#FCCDE5",
          "#D9D9D9", "#BC80BD", "#CCEBC5", "#FFED6F")


## code

targetmatvec=unlist(targetmat)+1
yrange=range(targetmatvec[targetmatvec>0]);
# yrange[1]=1; # set the minimum value to 1
for(i in 1:length(targetmat)){
  vali=targetmat[[i]]+1;
  if(i==1){
    plot(1:length(vali),vali,type='b',las=1,pch=20,main=paste('sgRNAs in',targetgene),ylab='Read counts',xlab='Samples',xlim=c(0.7,length(vali)+0.3),ylim = yrange,col=colors[(i %% length(colors))],xaxt='n',log='y')
    axis(1,at=1:length(vali),labels=(collabel),las=2)
    # lines(0:100,rep(1,101),col='black');
  }else{
    lines(1:length(vali),vali,type='b',pch=20,col=colors[(i %% length(colors))])
  }
}



dev.off()
Sweave("S6A_c0_t2_summary.Rnw");
library(tools);

texi2dvi("S6A_c0_t2_summary.tex",pdf=TRUE);
